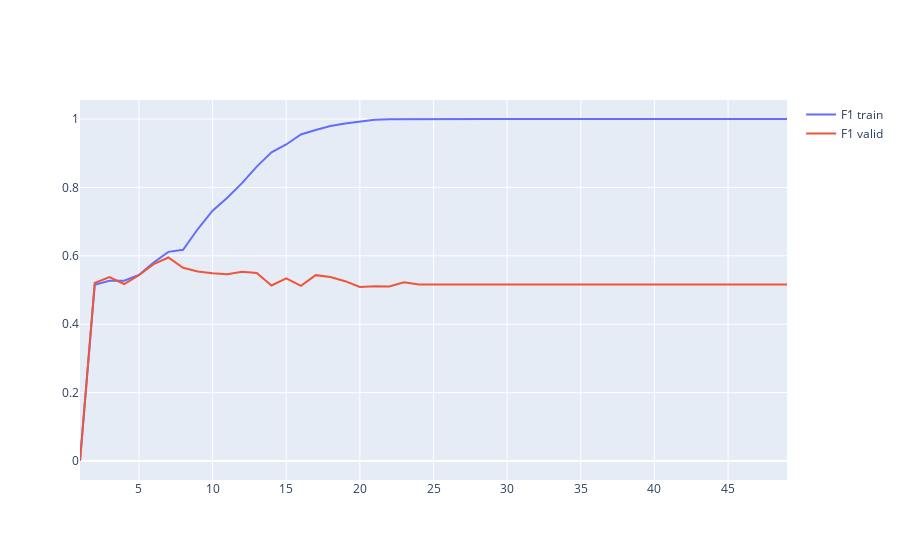

The notebook cell this image was saved under:
### Code cell
import plotly
import plotly.graph_objs as go
fig = go.Figure()
fig.add_trace(go.Scatter(x = np.arange(1, 50), y=f1_change_train, name='F1 train'))
fig.add_trace(go.Scatter(x = np.arange(1, 50), y=f1_change_valid, name='F1 valid'))
fig.show()

### Figure 1 — Plotly figure (JSON) as saved in the notebook; plotly's stock layout.template omitted (floating-point values rounded to 4 significant figures; data arrays with more than 128 entries replaced by an {"elided": "..."} marker saying what was removed)
{"data": [{"name": "F1 train", "type": "scatter", "x": [1, 2, 3, 4, 5, 6, 7, 8, 9, 10, 11, 12, 13, 14, 15, 16, 17, 18, 19, 20, 21, 22, 23, 24, 25, 26, 27, 28, 29, 30, 31, 32, 33, 34, 35, 36, 37, 38, 39, 40, 41, 42, 43, 44, 45, 46, 47, 48, 49], "y": {"elided": "299 float values"}}, {"name": "F1 valid", "type": "scatter", "x": [1, 2, 3, 4, 5, 6, 7, 8, 9, 10, 11, 12, 13, 14, 15, 16, 17, 18, 19, 20, 21, 22, 23, 24, 25, 26, 27, 28, 29, 30, 31, 32, 33, 34, 35, 36, 37, 38, 39, 40, 41, 42, 43, 44, 45, 46, 47, 48, 49], "y": {"elided": "299 float values"}}], "layout": {}}
